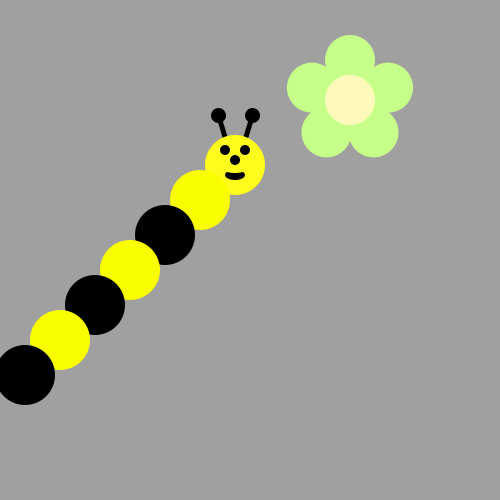
Frame 1 (no input)
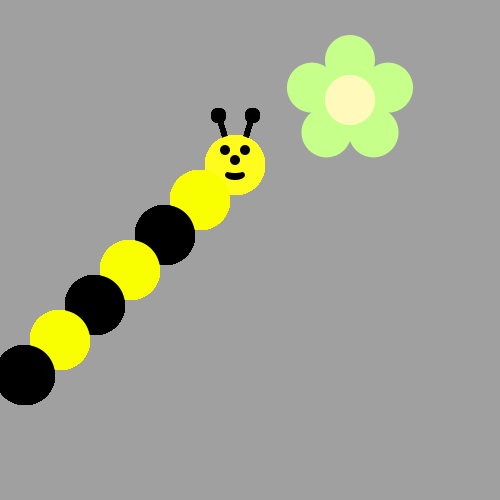
Frame 60 (the mouse pressed at the canvas centre just before this capture)
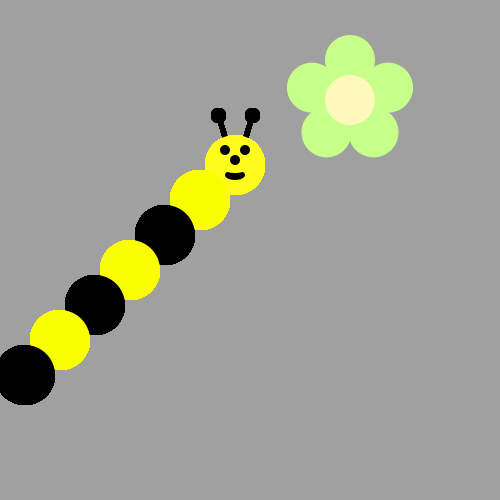
Frame 120 (the mouse held since frame 60 and released just before this capture)

The Processing sketch that drew these frames (run headless with seeded random() and noise(); from frame 60 on, the mouse is pressed at the canvas centre):

// Processing sketch: sketch_190612a
// ── sketch_190612a.pde
void draw() {
/*Use a loop to make a body for the Bee!
Then put his head on using drawBeeFace(x,y)
Use Modulo to make the colors alternate 
*/

int x = 200;
int y = 200;
drawBeeFace(235, 165);
for(int i =0 ;i < 6; i++){
   if(i %2 == 0){
     fill(#FAFF00);
        }
        else{
          fill(#000000);
        }
     ellipse(x,y, 60,60);  
     x -= 35;
     y += 35;
}}


void drawFlower(int x, int y) {
     noStroke();
     translate(x, y);
     // draw 5 petals, rotating after each one
     fill(#c6ff89);      // green
      for (int i = 0; i < 5; i++) {
           ellipse(0, -40, 50, 50);
          rotate(radians(72));
     }
     fill(#fff9bb); // light yellow
     ellipse(0, 0, 50, 50);
} 
void drawBeeFace(int BeeFaceX, int BeeFaceY) {
     noStroke();
     fill(0, 0, 0);
     stroke(1);
     strokeWeight(5);
     line(BeeFaceX-10, BeeFaceY-27, BeeFaceX-17, BeeFaceY-50);
     line(BeeFaceX+10, BeeFaceY-27, BeeFaceX+17, BeeFaceY-50);
     ellipse(BeeFaceX-17, BeeFaceY-50, 10, 10);
     ellipse(BeeFaceX+17, BeeFaceY-50, 10, 10);
     noStroke();
     fill(255, 251, 28);
     ellipse(BeeFaceX, BeeFaceY, 60, 60); // face
     fill(255, 237, 209);
     fill(0,0,0);
      ellipse(BeeFaceX-10, BeeFaceY-15, 10, 10); // eyes
     ellipse(BeeFaceX+10, BeeFaceY-15, 10, 10);
      ellipse(BeeFaceX, BeeFaceY-5, 10, 10); // nose
      ellipse(BeeFaceX, BeeFaceY+10, 20, 10);// mouth
     fill(255, 251, 28);
     ellipse(BeeFaceX, BeeFaceY+5, 20, 6);
}

void setup() {
     ellipseMode(CENTER);
     size(500, 500);
     background(160, 160, 160);
      drawFlower(350, 100);
}
